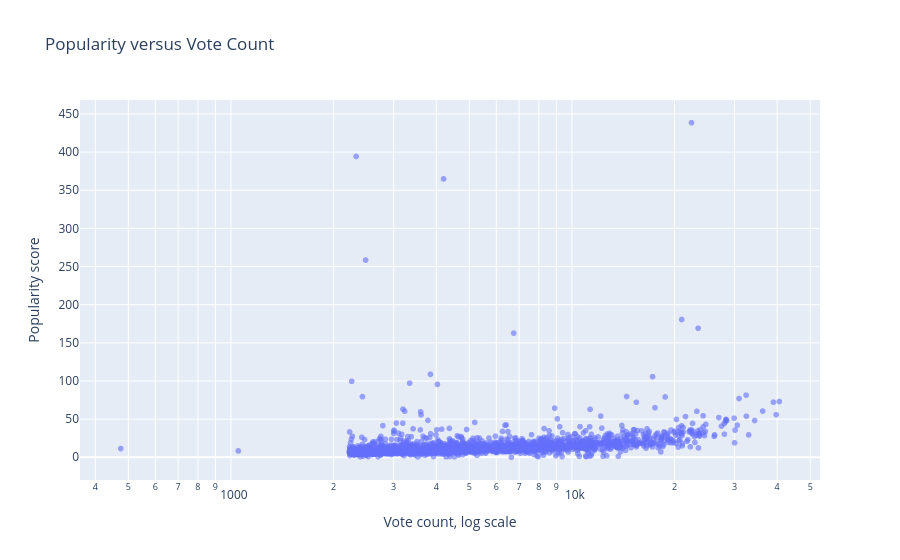

Notebook code cell kept with this figure:
### Code cell
# Bivariate: Popularity versus vote count
popularity_plot = movies.loc[movies['popularity'].notna() & movies['vote_count'].notna()].copy()
figure = px.scatter(popularity_plot, x='vote_count', y='popularity', hover_name='title', hover_data=['release_year', 'vote_average'], log_x=True, opacity=0.6, title='Popularity versus Vote Count')
figure.update_layout(xaxis_title='Vote count, log scale', yaxis_title='Popularity score')
figure.show()
correlation = popularity_plot['popularity'].corr(np.log1p(popularity_plot['vote_count'].clip(lower=0)))
print(f'Insight: Popularity and log-transformed vote count have a correlation of {correlation:.2f}, showing a positive but imperfect association.')
print('The outlying points are analytically useful because they identify movies whose current attention level differs from what their accumulated voting activity would suggest.')

### Figure 1 — Plotly figure (JSON) as saved in the notebook; plotly's stock layout.template omitted (floating-point values rounded to 4 significant figures; data arrays with more than 128 entries replaced by an {"elided": "..."} marker saying what was removed)
{"data": [{"customdata": {"elided": "2503x2 float values"}, "hovertemplate": "<b>%{hovertext}</b><br><br>vote_count=%{x}<br>popularity=%{y}<br>release_year=%{customdata[0]}<br>vote_average=%{customdata[1]}<extra></extra>", "hovertext": {"elided": "2503 str values"}, "legendgroup": "", "marker": {"color": "#636efa", "opacity": 0.6, "symbol": "circle"}, "mode": "markers", "name": "", "showlegend": false, "type": "scattergl", "x": {"elided": "2503 int values"}, "xaxis": "x", "y": {"elided": "2503 float values"}, "yaxis": "y"}], "layout": {"legend": {"tracegroupgap": 0}, "title": {"text": "Popularity versus Vote Count"}, "xaxis": {"anchor": "y", "domain": [0, 1], "title": {"text": "Vote count, log scale"}, "type": "log"}, "yaxis": {"anchor": "x", "domain": [0, 1], "title": {"text": "Popularity score"}}}}
